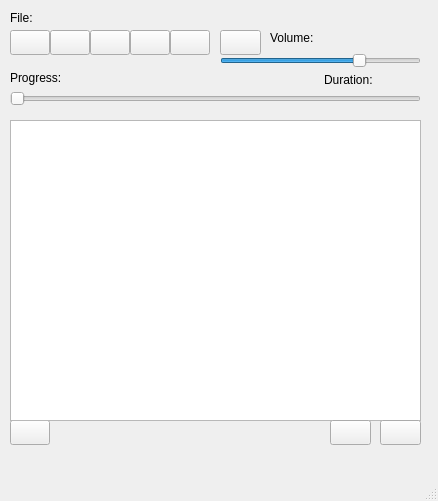
<?xml version="1.0" encoding="UTF-8"?>
<ui version="4.0">
 <class>MainWindow</class>
 <widget class="QMainWindow" name="MainWindow">
  <property name="geometry">
   <rect>
    <x>0</x>
    <y>0</y>
    <width>438</width>
    <height>501</height>
   </rect>
  </property>
  <property name="windowTitle">
   <string>MediaPlayerPD321</string>
  </property>
  <property name="windowIcon">
   <iconset resource="Icons.qrc">
    <normaloff>:/ico/ico/music.ico</normaloff>:/ico/ico/music.ico</iconset>
  </property>
  <widget class="QWidget" name="centralwidget">
   <widget class="QPushButton" name="pushButtonOpen">
    <property name="geometry">
     <rect>
      <x>10</x>
      <y>420</y>
      <width>40</width>
      <height>25</height>
     </rect>
    </property>
    <property name="text">
     <string/>
    </property>
   </widget>
   <widget class="QPushButton" name="pushButtonPrev">
    <property name="geometry">
     <rect>
      <x>10</x>
      <y>30</y>
      <width>40</width>
      <height>25</height>
     </rect>
    </property>
    <property name="text">
     <string/>
    </property>
   </widget>
   <widget class="QPushButton" name="pushButtonPlay">
    <property name="geometry">
     <rect>
      <x>50</x>
      <y>30</y>
      <width>40</width>
      <height>25</height>
     </rect>
    </property>
    <property name="text">
     <string/>
    </property>
   </widget>
   <widget class="QPushButton" name="pushButtonPause">
    <property name="geometry">
     <rect>
      <x>90</x>
      <y>30</y>
      <width>40</width>
      <height>25</height>
     </rect>
    </property>
    <property name="text">
     <string/>
    </property>
   </widget>
   <widget class="QPushButton" name="pushButtonStop">
    <property name="geometry">
     <rect>
      <x>130</x>
      <y>30</y>
      <width>40</width>
      <height>25</height>
     </rect>
    </property>
    <property name="text">
     <string/>
    </property>
   </widget>
   <widget class="QPushButton" name="pushButtonNext">
    <property name="geometry">
     <rect>
      <x>170</x>
      <y>30</y>
      <width>40</width>
      <height>25</height>
     </rect>
    </property>
    <property name="text">
     <string/>
    </property>
   </widget>
   <widget class="QSlider" name="horizontalSliderProgress">
    <property name="geometry">
     <rect>
      <x>10</x>
      <y>90</y>
      <width>411</width>
      <height>18</height>
     </rect>
    </property>
    <property name="orientation">
     <enum>Qt::Horizontal</enum>
    </property>
   </widget>
   <widget class="QSlider" name="horizontalSliderVolume">
    <property name="geometry">
     <rect>
      <x>220</x>
      <y>50</y>
      <width>201</width>
      <height>21</height>
     </rect>
    </property>
    <property name="value">
     <number>70</number>
    </property>
    <property name="orientation">
     <enum>Qt::Horizontal</enum>
    </property>
   </widget>
   <widget class="QLabel" name="labelVolume">
    <property name="geometry">
     <rect>
      <x>270</x>
      <y>30</y>
      <width>81</width>
      <height>16</height>
     </rect>
    </property>
    <property name="text">
     <string>Volume:</string>
    </property>
   </widget>
   <widget class="QLabel" name="labelFile">
    <property name="geometry">
     <rect>
      <x>10</x>
      <y>10</y>
      <width>411</width>
      <height>16</height>
     </rect>
    </property>
    <property name="text">
     <string>File:</string>
    </property>
   </widget>
   <widget class="QLabel" name="labelDuration">
    <property name="geometry">
     <rect>
      <x>324</x>
      <y>70</y>
      <width>111</width>
      <height>20</height>
     </rect>
    </property>
    <property name="text">
     <string>Duration:</string>
    </property>
   </widget>
   <widget class="QLabel" name="labelProgress">
    <property name="geometry">
     <rect>
      <x>10</x>
      <y>70</y>
      <width>151</width>
      <height>16</height>
     </rect>
    </property>
    <property name="text">
     <string>Progress:</string>
    </property>
   </widget>
   <widget class="QTableView" name="tableViewPlaylist">
    <property name="geometry">
     <rect>
      <x>10</x>
      <y>120</y>
      <width>411</width>
      <height>301</height>
     </rect>
    </property>
   </widget>
   <widget class="QPushButton" name="pushButtonMute">
    <property name="geometry">
     <rect>
      <x>220</x>
      <y>30</y>
      <width>41</width>
      <height>25</height>
     </rect>
    </property>
    <property name="text">
     <string/>
    </property>
   </widget>
   <widget class="QPushButton" name="pushButtonShuffle">
    <property name="geometry">
     <rect>
      <x>330</x>
      <y>420</y>
      <width>41</width>
      <height>25</height>
     </rect>
    </property>
    <property name="text">
     <string/>
    </property>
   </widget>
   <widget class="QPushButton" name="pushButtonLoop">
    <property name="geometry">
     <rect>
      <x>380</x>
      <y>420</y>
      <width>41</width>
      <height>25</height>
     </rect>
    </property>
    <property name="text">
     <string/>
    </property>
   </widget>
  </widget>
  <widget class="QMenuBar" name="menubar">
   <property name="geometry">
    <rect>
     <x>0</x>
     <y>0</y>
     <width>438</width>
     <height>25</height>
    </rect>
   </property>
  </widget>
  <widget class="QStatusBar" name="statusbar"/>
 </widget>
 <resources>
  <include location="Icons.qrc"/>
 </resources>
 <connections/>
</ui>
